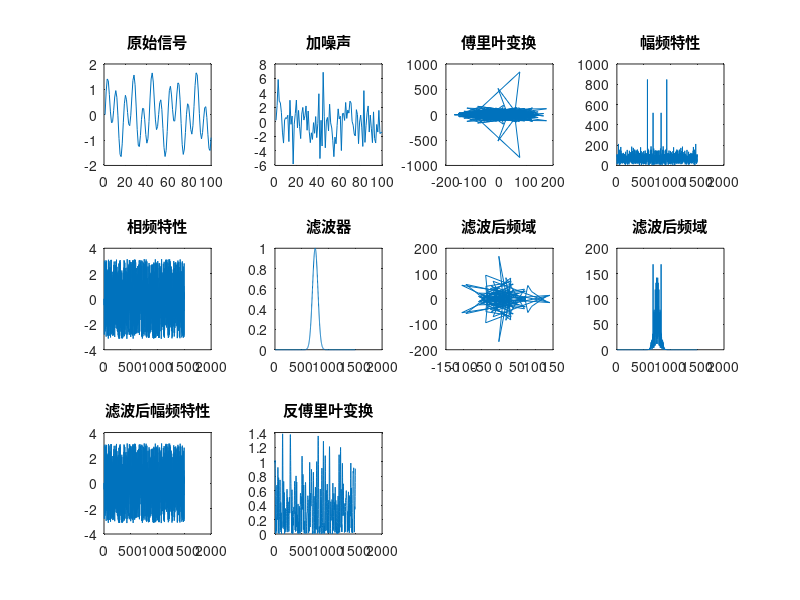

Source code (MATLAB):
clc;
clear;
close all;
%% 原始信号
Fs = 1000;            % Sampling frequency                    
T = 1/Fs;             % Sampling period       
L = 1500;             % Length of signal
t = (0:L-1)*T; 
ft_i = 0.7*sin(2*pi*50*t) + sin(2*pi*120*t);
figure;
i=1;
subplot(3,4,i);i = i+1;
plot(ft_i(1:100));
title('原始信号');

ft = ft_i + 2*randn(size(t));
subplot(3,4,i);i = i+1;
plot(ft(1:100));
title('加噪声');

%% 傅里叶变换
Fw = fftshift(fft(ft));
subplot(3,4,i);i = i+1;
plot(Fw);
title('傅里叶变换');

Fw_a = abs(Fw);
subplot(3,4,i);i = i+1;
plot(Fw_a);
title('幅频特性');

Fw_p = angle(Fw);
subplot(3,4,i);i = i+1;
plot(Fw_p);
title('相频特性');

%% 滤波器设计
%
%高斯低通滤波
width = 50;
filter_center = floor(length(Fw)/2)+1;
idx = 1:1:length(Fw);
D = idx-filter_center;
filter = exp(-D.^2/(2*width^2));
subplot(3,4,i);i = i+1;
plot(filter);
title('滤波器');

%% 滤波
Fww = Fw.*filter;
subplot(3,4,i);i = i+1;
plot(Fww);
title('滤波后频域');

Fw_aa = abs(Fww);
subplot(3,4,i);i = i+1;
plot(Fw_aa);
title('滤波后频域');

Fw_pp = angle(Fww);
subplot(3,4,i);i = i+1;
plot(Fw_pp);
title('滤波后幅频特性');
%% 反傅里叶变换
ftt = abs(ifft(ifftshift(Fww)));
subplot(3,4,i);i = i+1;
plot(ftt);
title('反傅里叶变换');